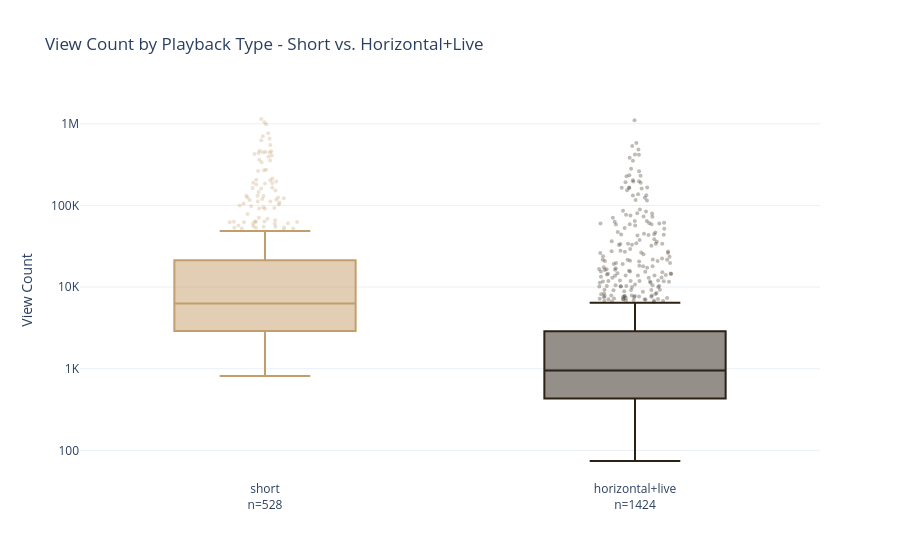

Source (notebook cell):
### Code cell
df['playback_type'] = np.where(df['format'] == 'short', 'short', 'horizontal+live')
df['is_short'] = df['format'] == 'short'

order = ['short', 'horizontal+live']
n = df['playback_type'].value_counts()

fig = px.box(
    df, x='playback_type', y='view_count',
    log_y=True,
    color='playback_type',
    category_orders={'playback_type': order},
    title='View Count by Playback Type - Short vs. Horizontal+Live',
    labels={'playback_type': '', 'view_count': 'View Count'},
)

fig.update_traces(marker=dict(opacity=0.3, size=4), jitter=0.4)

fig.update_layout(showlegend=False)

fig.update_xaxes(
    tickvals=order,
    ticktext=[f'{f}<br>n={n[f]}' for f in order])

fig.update_yaxes(
    tickvals=[100, 1_000, 10_000, 100_000, 1_000_000],
    ticktext=['100', '1K', '10K', '100K', '1M'])

fig.show()

### Figure 1 — Plotly figure (JSON) as saved in the notebook; plotly's stock layout.template omitted (floating-point values rounded to 4 significant figures; data arrays with more than 128 entries replaced by an {"elided": "..."} marker saying what was removed)
{"data": [{"alignmentgroup": "True", "hovertemplate": "=%{x}<br>View Count=%{y}<extra></extra>", "jitter": 0.4, "legendgroup": "short", "marker": {"color": "#C39E6D", "opacity": 0.3, "size": 4}, "name": "short", "notched": false, "offsetgroup": "short", "orientation": "v", "showlegend": true, "type": "box", "x": {"elided": "528 str values"}, "x0": " ", "xaxis": "x", "y": {"elided": "528 int values"}, "y0": " ", "yaxis": "y"}, {"alignmentgroup": "True", "hovertemplate": "=%{x}<br>View Count=%{y}<extra></extra>", "jitter": 0.4, "legendgroup": "horizontal+live", "marker": {"color": "#2B2114", "opacity": 0.3, "size": 4}, "name": "horizontal+live", "notched": false, "offsetgroup": "horizontal+live", "orientation": "v", "showlegend": true, "type": "box", "x": {"elided": "1424 str values"}, "x0": " ", "xaxis": "x", "y": {"elided": "1424 int values"}, "y0": " ", "yaxis": "y"}], "layout": {"boxmode": "overlay", "legend": {"title": {"text": ""}, "tracegroupgap": 0}, "showlegend": false, "title": {"text": "View Count by Playback Type - Short vs. Horizontal+Live"}, "xaxis": {"anchor": "y", "categoryarray": ["short", "horizontal+live"], "categoryorder": "array", "domain": [0, 1], "ticktext": ["short<br>n=528", "horizontal+live<br>n=1424"], "tickvals": ["short", "horizontal+live"], "title": {"text": ""}}, "yaxis": {"anchor": "x", "domain": [0, 1], "ticktext": ["100", "1K", "10K", "100K", "1M"], "tickvals": [100, 1000, 10000, 100000, 1000000], "title": {"text": "View Count"}, "type": "log"}}}
